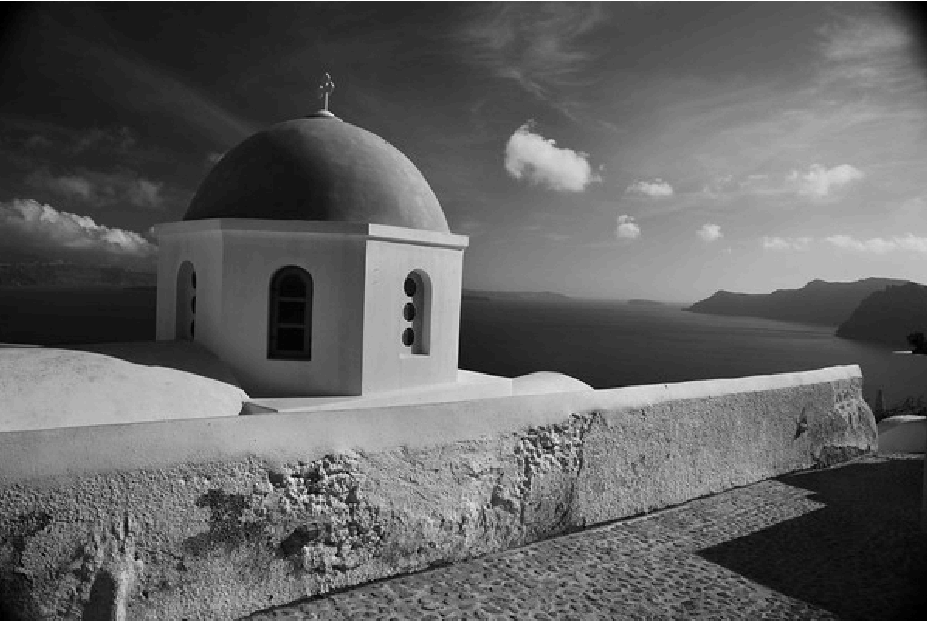
%> input picture Elaborazione di segnali e immagini/Schemi/code/imageA1.png, 927 x 621 px
$ octave lab8_ex1.m   (GNU Octave 9; MATLAB toolbox functions it lacks are replaced by stand-ins)
%> lines starting %> are read from the running program, lines starting %| are printed output that depends on the picture
%% Esercizio 1
% - Caricare l'immagine 'imageA1.png'
% - Visualizzare lo spettro delle ampiezze centrato
%   (e visualizzato con il logaritmo),
% - Estrarre una sola porzione delle frequenze e ricostruire l'immagine a
%   partire da queste frequenze selezionate.
% - Osservare cosa succede se cambiamo il contenuto in frequenza scelto.
%   In particolare: cosa succede se escludo le basse frequenze? E se escludo
%   le alte?
%
% Suggerimento per selezionare le frequenze:
% - creare una matrice, della stessa dimensione della fft2, contenente tutti
%   zeri;
% - copiare nella posizione della porzione considerata le frequenze
%   corrispondenti dalla matrice della fft2
%
% Porzioni da considerare (sulla trasformata shiftata):
% 1) righe: 260-360, colonne: 410-520
% 2) righe: 150-460, colonne: 270-670
% 3) righe: 105-310, colonne: 175-460
% 4) ...
%
% Nota: provare anche ad usare getrect per selezionare la porzione:
%    (La funzione getrect serve per estrarre un rettangolo da un'immagine,
%     si veda l'help della funzione)


clear all
close all
clc

imdata = imread('imageA1.png');
%> imdata is the input picture: size 621x927x3 uint8; min 0, max 255, mean 98
imdata = rgb2gray(imdata);
%> imdata: size 621x927 uint8

% Calcolo FFT2 e visualizzo lo spettro di ampiezza centrato (con logaritmo)
F = fft2(imdata);
Fsh = fftshift(F);
figure(1);imshow(log10(1+abs(Fsh)),[]);
%> after `imshow(log10(1+abs(Fsh)),[])`:
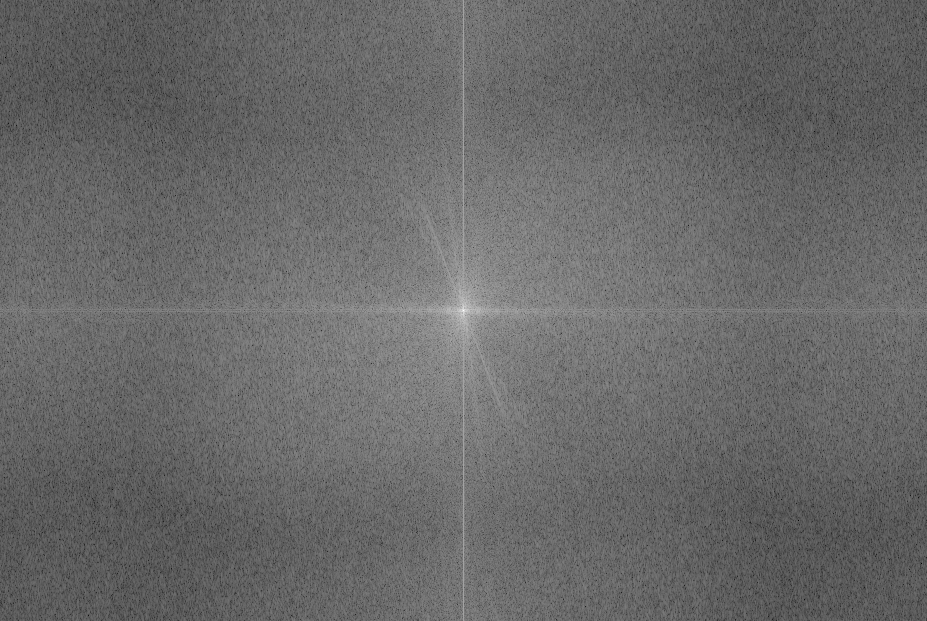
%> displayed picture: size 621x927, on the screen's scale of 0 to 255; min 0, max 255, mean 104.4

% Seleziono la porzione di frequenze.

% Selezione manuale (decommentare e mettere i valori giusti)
% 1) righe: 260-360, colonne: 410-520
% 2) righe: 150-460, colonne: 270-670
% 3) righe: 105-310, colonne: 175-460
% 4) ...
rangeX = 260:360;
rangeY = 410:520;

% [10 lines of commented-out code are left out]
croppedSection = zeros(size(Fsh));
croppedSection(rangeX,rangeY) = Fsh(rangeX,rangeY);

figure (2), imshow(log10(1+abs(croppedSection)),[])
%> after `imshow(log10(1+abs(croppedSection)),[])`:
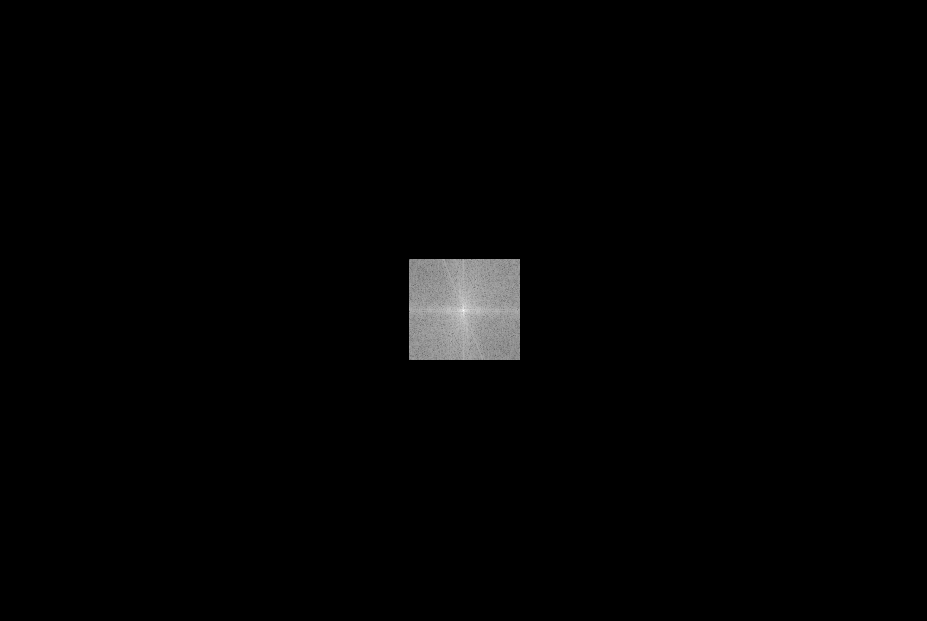
%> displayed picture: size 621x927, on the screen's scale of 0 to 255; min 0, max 255, mean 3
axis image off
colormap gray
title('Section')

% Ricostruisco immagine a partire dalla sola selezione di frequenze fatta
Test = ifft2(ifftshift(croppedSection));

% Visualizzo le due immagini
figure(3), imshowpair(imdata, real(Test),'montage')
%> after `imshowpair(imdata, real(Test),'montage')`:
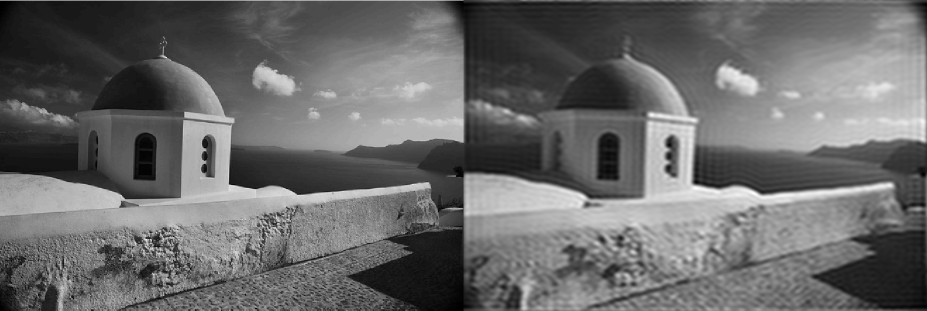
%> displayed picture: size 621x1854, on the screen's scale of 0 to 255 (shown at 1/2 size); min 0, max 255, mean 105.5

$ run again, with Elaborazione di segnali e immagini/Schemi/code/Crane.png copied over Elaborazione di segnali e immagini/Schemi/code/imageA1.png
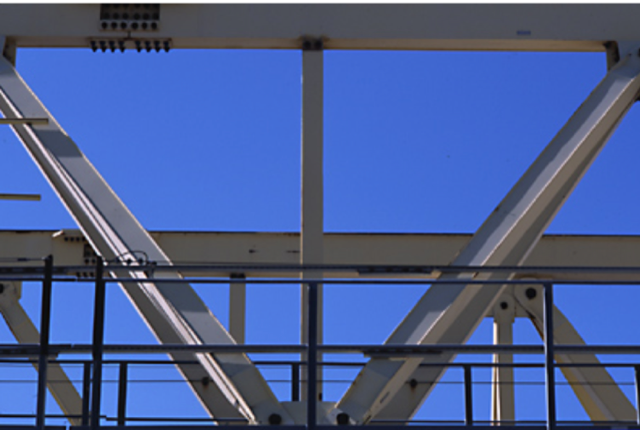
%> input picture Elaborazione di segnali e immagini/Schemi/code/Crane.png, 640 x 430 px
%> imdata is the input picture: size 430x640x3 uint8; mean R, G, B 74.8, 94.5, 148.3
%> `imdata = rgb2gray(imdata);`:
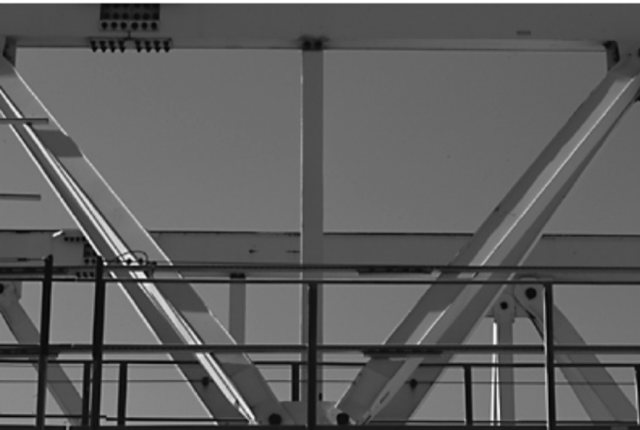
%> imdata: size 430x640 uint8; min 3, max 255, mean 94.7
%> `imshowpair(imdata, real(Test),'montage')`:
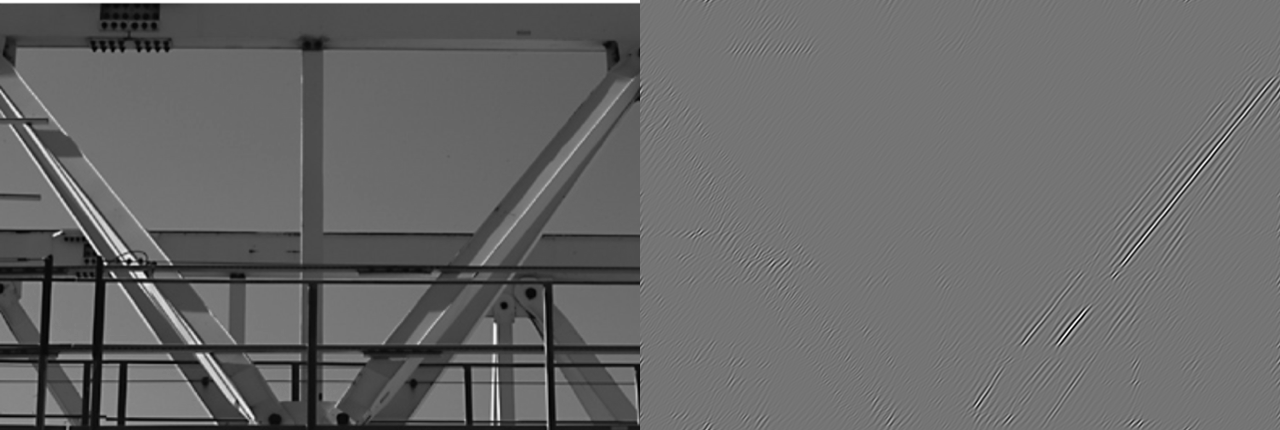
%> displayed picture: size 430x1280, on the screen's scale of 0 to 255; min 0, max 255, mean 104.6
